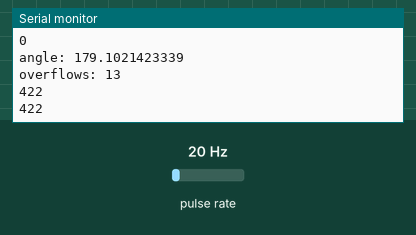
Bench run of a sketch on a simulated Arduino Mega 2560, built with avr-gcc and run on an emulated ATmega2560. Parts: the last lines printed to the serial monitor. Wiring (inferred from the names in the program): pulse sensor: data pin 48. The test bench sets the inputs (shaded band); at power-on: pulse rate 20 Hz.

Above: at 1.2 s.
1.3 s: pulse rate (sensor on pin 48) set to 100 Hz
At 2.2 s:
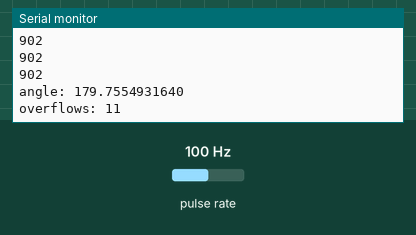
4.3 s: pulse rate (sensor on pin 48) set to 50 Hz
At 5.1 s:
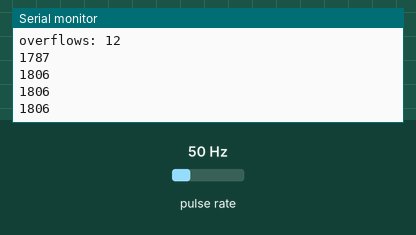
Timing chart, 0 to 7.3 s (numbered marks = the images above; inputs shaded):
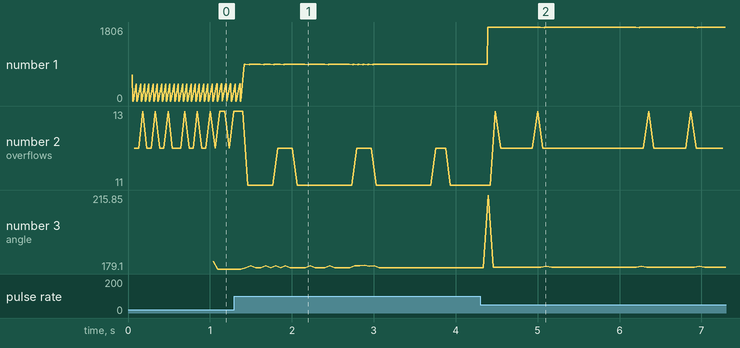

The sketch:

vanes_ICP_Accurate.ino
```cpp
/*
  Input Capture - Recipe 18.7 Arduino Cookbook
*/

const int inputCapturePin = 48; // Oder 49

const int prescale = 1;
const byte prescaleBits = B001; // Prescale Factor
const float precision = (1000000/(float)(F_CPU / 1000)) * prescale;

const int numberOfEntries = 4;
const int countSamplePeriod = 50;

volatile byte index = 0;
volatile byte count_enabled = 0; // 0 disables - 1 Enables
volatile unsigned int results[numberOfEntries]; // 16-bit value
volatile int overflows = 0;

unsigned long pulse_ON = 0;  // Time of enconder on
unsigned long pulse_OFF = 0; // Time of enconder off

unsigned long pulse_ON_avg = 0;  // Average time on
unsigned long pulse_OFF_avg = 0; // Average time off

const float encConversion = 359.91; // Rotary encoder conversion constant
float angle = 0.0;
unsigned long signalDuration = 0;

/* ICR interrupt vector */
ISR(TIMER5_CAPT_vect) {
  TCNT5 = 0; // Reset the counter
  if (count_enabled) {
    if (index != 0 || bitRead(TCCR5B, ICES5) == true) { // Wait rising edge
      if (index < numberOfEntries) {
        results[index] = ICR5; // Save the InputCompareRegister -- in microseconds
        index++;
      }
    }
  }
  TCCR5B ^= _BV(ICES5);  // togge bit to trigger interrupt on the other edge
}

/* Allow Overflow interruptions from timer5 ATMega2560*/
ISR(TIMER5_OVF_vect) {
  overflows++;
}

void setup() {
  Serial.begin(9600);
  pinMode(inputCapturePin, INPUT);  // ICP pin as input
  TCCR5A = 0; // Normal Counting Mode
  TCCR5B = prescaleBits; // set prescale bits
  TCCR5B |= _BV(ICES5); // enable input capture

  OCR5A = 0;
  OCR5B = 0;
  bitSet(TIMSK5, ICIE5); // enable input capture interrupt for timer5
  bitSet(TIMSK5, TOIE5); // Enable overflow interrupt
  //Serial.print(F_CPU);
  Serial.print("Pulses with precision: ");
  Serial.println(precision); // report duration of each tick in nanoseconds
}

// This loops prints the numbe of pulses in the last second, showing min and max pulse widths
void loop() {
  count_enabled = 1; // enable sampling
  delay(countSamplePeriod);
  count_enabled = 0; // disable sampling
  if (index > 0) {
    //Serial.println("Duration in microseconds are: ");
    for (byte i=0; i < numberOfEntries; i++) {
      unsigned long duration;
      duration = results[i] * precision; //pulse duration in nanoseconds
      Serial.println(duration/ 1000); // duration in microseconds
      if (i % 2 == 0) {
        pulse_OFF += results[i] * precision;
      }
      else {
        pulse_ON += results[i] * precision;
      }
    }
    pulse_ON_avg = pulse_ON / (500 * numberOfEntries);
    pulse_OFF_avg = pulse_OFF / (500 * numberOfEntries);
    signalDuration = (pulse_ON_avg + pulse_OFF_avg);
    angle = ((pulse_ON_avg * signalDuration)/(pulse_ON_avg + pulse_OFF_avg)) - 1;
    angle = (angle * encConversion) / signalDuration;
    //Serial.print("signal length: ");
    //Serial.println(signalDuration , DEC); // duration in microseconds
    //Serial.print("high length: ");
    //Serial.println(pulse_ON_avg , DEC); // duration in microseconds
    //Serial.print("low length: ");
    //Serial.println(pulse_OFF_avg , DEC); // duration in microseconds
    /*if (overflows == 0) {*/
      Serial.print("angle: ");
      Serial.println(angle , DEC); // duration in microseconds
    /*}*/
    Serial.print("overflows: ");
    Serial.println(overflows, DEC);
    index = 0;
    pulse_OFF = 0;
    pulse_ON = 0;
    overflows=0;
  }
}
```

Measured:
- after the input at 1.3 s, the serial monitor: prints a new line after 0.12 s (image 1)
- after the input at 4.3 s, the serial monitor: prints a new line after 0.09 s (image 2)
- plotted number 1: 0 → 902 after the input at 1.3 s, 902 → 1806 after the input at 4.3 s
- plotted number 2: 13 → 11 after the input at 1.3 s
- plotted number 3: 179.1 → 179.76 after the input at 1.3 s, 179.76 → 179.86 after the input at 4.3 s
